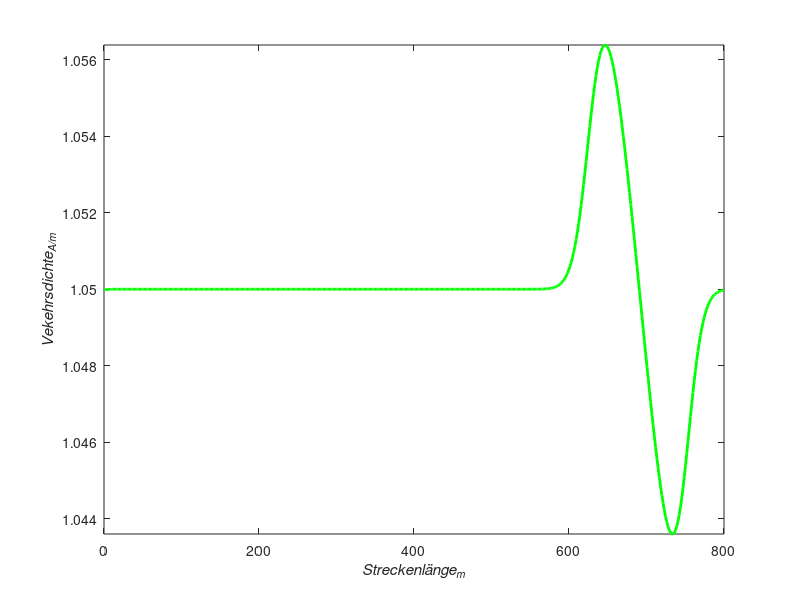
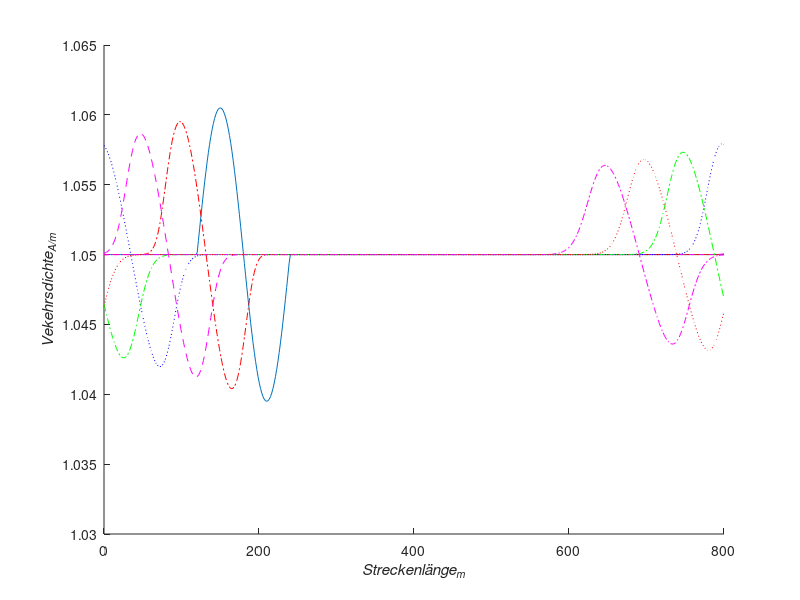
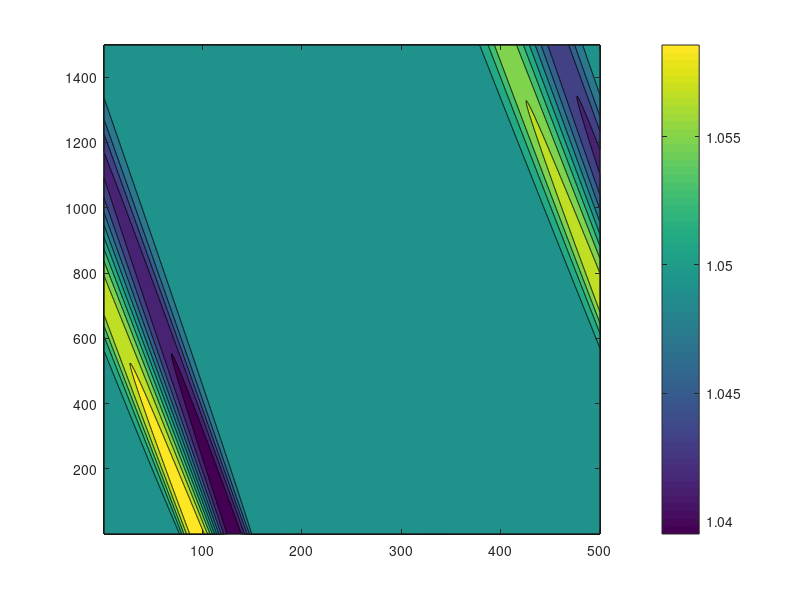

Here is the MATLAB script that generated these plots, in order: (Note: this script raises an error after producing the figures.)
clear all;
close all;

% löse die Transportgleichung: u_t + u_u_x = 0
L = 800;            % Streckenlänge (Meter)
T = 60;             % Time of interest (Sekunden) 
CFL = 0.9;
Imax = 500;         % Anzahl Stützstellen
VMax = 36;          % Maximale Geschwindigkeit (bei RhoMin) (m/s) 
RhoMax = 1.85;      % Maximale Anzahl an Autos innerhalb eines Kilometers   Auto / Meter
RhoStart = 1.05;    % Minimale Anzahl an Autos innerhalb eines Kilometers (Maximaler Wert bei Einhaltung des Mindestabstands) Auto/Meter

x = linspace(0, L, Imax);
deltaX = L/(Imax - 1);

u0 = zeros(Imax, 1);

% set initial conditions
% Sinus so eingestellt dass er eine Schwingung im bereich (120, 240) macht
% (Freuquenz)
AnfangDichtestoerung = 120;
EndeDichtestoerung = 240;
freq = 2*pi/(EndeDichtestoerung-AnfangDichtestoerung);

for i = 1: Imax
    if(x(i)<AnfangDichtestoerung)
        u0(i,1) = RhoStart;
    elseif(x(i)<EndeDichtestoerung)
        u0(i,1)= (1 + 0.01*sin(freq*(x(i) - 120)))* RhoStart;
    else
        u0(i,1)= RhoStart;
    end
end

maxU0 = -inf;

for i =1: Imax
    maxU0 = max(u0(i, 1), maxU0);
end

%c = -(((-2)*maxU0)*VMax/RhoMax + VMax);
c = (((-2)*RhoMax)*VMax/RhoMax + VMax);
deltaT = CFL*deltaX/abs(c);
Nmax = ceil(T/deltaT) + 1;

u = zeros(Imax, Nmax);
t = linspace(0, T, Nmax);


for i = 1: Imax
   u(i,1) = u0(i,1);
end


for n = 2: Nmax
    %backward differences
    %periodic boundary conditions
    c = (((-2)*u(Imax, n - 1)*VMax)/RhoMax + VMax);
    cplus = max(c, 0);
    
    c = (((-2)*u(2, n - 1)*VMax)/RhoMax + VMax);
    cminus = min(c, 0);
    
    u(1, n) = u(1, n - 1) - deltaT/deltaX*cplus*(u(1, n - 1) - u(Imax, n - 1)) - deltaT/deltaX*cminus*(u(2, n - 1) - u(1, n - 1));
    
    
    c = (((-2)*u(Imax - 1, n - 1)*VMax)/RhoMax + VMax);   
    cplus = max(c, 0);
        
    c = (((-2)*u(1, n - 1)*VMax)/RhoMax + VMax);
    cminus = min(c, 0);

    u(Imax, n) = u(Imax, n - 1) - deltaT/deltaX*cplus*(u(Imax, n - 1) - u(Imax - 1, n - 1)) - deltaT/deltaX*cminus*(u(1, n - 1) - u(Imax, n - 1));
    for i = 2: Imax-1
        c = (((-2)*u(i -1, n - 1)*VMax)/RhoMax + VMax);
        cplus = max(c, 0);
        
        c = (((-2)*u(i + 1, n - 1)*VMax)/RhoMax + VMax);
        cminus = min(c, 0);
        
        u(i, n) = u(i, n - 1) - deltaT/deltaX*cplus*(u(i, n - 1) - u(i - 1, n - 1)) - deltaT/deltaX*cminus*(u(i + 1, n - 1) - u(i, n - 1));
        u(i, n) = min(u(i, n), RhoMax);
    end
end

%%%%%%%%%%%%%%%%%%%%%%%%%%%%%%%%%%%%%%%%%%%%%%%%%%%%%%%%%%%%%%%%%%%%%%%%%%

figure('Name', 'numerical Solution u','NumberTitle','off')

plot(x, u(1:Imax,1), 'g','LineWidth',2);
axis tight
set(gca,'nextplot','replacechildren');

%Achsenbeschriftungen
xlabel('Streckenlänge_{m}','FontAngle','italic');
ylabel('Vekehrsdichte_{A/m}','FontAngle','italic');

% Record the movie
for j = 1:Nmax
    plot(x, u(1:Imax,j), 'g','LineWidth',2);
    F(j) = getframe;
end
movie(F,0) % play x+1 times
%%%%%%%%%%%%%%%%%%%%%%%%%%%%%%%%%%%%%%%%%%%%%%%%%%%%%%%%%%%%%%%%%%%%%%%%

figure('Name', 'Numerical vs. exact solution','NumberTitle','off')
hold on;
%Achsenbeschriftungen
xlabel('Streckenlänge_{m}','FontAngle','italic');
ylabel('Vekehrsdichte_{A/m}','FontAngle','italic');

plot(x, u(1:Imax,1), x, u(1:Imax,  ceil(Nmax/6)),'-.r', x, u(1:Imax, 2* ceil(Nmax/6)), '--m', x, u(1:Imax, 3* ceil(Nmax/6)), ':b', x, u(1:Imax, 4* ceil(Nmax/6)), '-.g', x, u(1:Imax, 5* ceil(Nmax/6)), ':r', x, u(1:Imax, Nmax), '-.m');
%plot(x, v(1:Imax,1), x, v(1:Imax,  ceil(Nmax/6)),'-.r', x, v(1:Imax, 2* ceil(Nmax/6)), '--m', x, v(1:Imax, 3* ceil(Nmax/6)), ':b', x, v(1:Imax, 4* ceil(Nmax/6)), '-.g', x, v(1:Imax, 5* ceil(Nmax/6)), ':r', x, v(1:Imax, Nmax), '-.m');
%lgd = legend('Hallo','Tim','und','Phillip','wie','gehts','euch?');
%%%%%%%%%%%%%%%%%%%%%%%%%%%%%%%%%%%%%%%%%%%%%%%%%%%%%%%%%%%%%%%%%%%%%%%%%%%

figure('Name','u','NumberTitle','off')
C = contourf( u');
CB = colorbar;
CB.Label.String = 'Verkehrsdichte_{A/m}';
%Achsenbeschriftungen
xlabel('x')
ylabel('t')

%%%%%%%%%%%%%%%%%%%%%%%%%%%%%%%%%%%%%%%%%%%%%%%%%%%%%%%%%%%%%%%%%%%%%%%%%%%

figure('Name','numerical Solution u','NumberTitle','off')
mesh( u');
view (33, 12);
CB = colorbar;
CB.Label.String = 'Verkehrsdichte_{A/m}';
%Achsenbeschriftungen
xlabel('Streckenlänge_{m}','FontAngle','italic');
ylabel('Zeit_{t}','FontAngle','italic');
zlabel('Verkehrsdichte_{A/m}','FontAngle','italic');
%%%%%%%%%%%%%%%%%%%%%%%%%%%%%%%%%%%%%%%%%%%%%

figure('Name', 'Geschwindigkeit','NumberTitle','off')
plot([RhoMax;0],[0;VMax])

%Achsenbeschriftungen
xlabel('Verkehrsdichte_{Rho}','FontAngle','italic');
ylabel('Maximalgeschwindigkeit_{m/s}','FontAngle','italic');
%plot(x, u(1:Imax,1), 'g','LineWidth',2);
%axis tight
%%%%%%%%%%%%%%%%%%%%%%%%%%%%%%%%%%%%%%%%%%%%%%%%%%%%%%%%%%%%%%%%%%%%%%%%Zusätzlicher_Plot

figure('Name', 'Rho und f(Rho)','NumberTitle','off')
hold on;

%Achsenbeschriftungen
xlabel('Rho_{A/m}','FontAngle','italic');
ylabel('f(Rho)','FontAngle','italic');
p = 0:1/100:RhoMax;
fRho = -(VMax/RhoMax).*p.*p+VMax.*p;
plot(p, fRho);
lgd = legend('Verkehrsfluss');
%%%%%%%%%%%%%%%%%%%%%%%%%%%%%%%%%%%%%%%%%%%%%%%%%%%%%%%%%%%%%%%%%%%%%%%%

figure('Name', 'Numerical vs. exact solution','NumberTitle','off')
hold on;
%Achsenbeschriftungen
xlabel('Streckenlänge_{m}','FontAngle','italic');
ylabel('Vekehrsdichte_{A/m}','FontAngle','italic');

plot(x, u(1:Imax,1), x, u(1:Imax,  ceil(Nmax/6)),'-.r', x, u(1:Imax, 2* ceil(Nmax/6)), '--m', x, u(1:Imax, 3* ceil(Nmax/6)), ':b', x, u(1:Imax, 4* ceil(Nmax/6)), '-.g', x, u(1:Imax, 5* ceil(Nmax/6)), ':r', x, u(1:Imax, Nmax), '-.m');
%plot(x, v(1:Imax,1), x, v(1:Imax,  ceil(Nmax/6)),'-.r', x, v(1:Imax, 2* ceil(Nmax/6)), '--m', x, v(1:Imax, 3* ceil(Nmax/6)), ':b', x, v(1:Imax, 4* ceil(Nmax/6)), '-.g', x, v(1:Imax, 5* ceil(Nmax/6)), ':r', x, v(1:Imax, Nmax), '-.m');
%lgd = legend('Hallo','Tim','und','Phillip','wie','gehts','euch?');